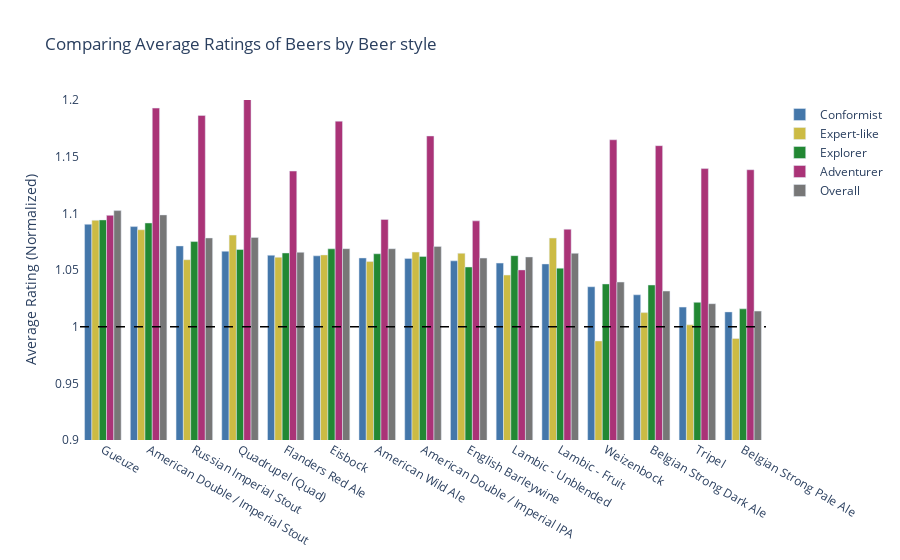

The notebook cell this image was saved under:
### Code cell
# make the plot interactive
fig = go.Figure()

fig.add_trace(go.Bar(
    x=cfm_ratings_by_style_top.index,
    y=cfm_ratings_by_style_top["norm_rating"].values,
    name='Conformist',
    orientation='v',
    marker_color='#4477AA'
))
fig.add_trace(go.Bar(
    x=exp_ratings_by_style_top.index,
    y=exp_ratings_by_style_top["norm_rating"].values,
    name='Expert-like',
    orientation='v',
    marker_color='#CCBB44'
))
fig.add_trace(go.Bar(
    x=xpl_ratings_by_style_top.index,
    y=xpl_ratings_by_style_top["norm_rating"].values,
    name='Explorer',
    orientation='v',
    marker_color='#228833'
))
fig.add_trace(go.Bar(
    x=adv_ratings_by_style_top.index,
    y=adv_ratings_by_style_top["norm_rating"].values,
    name='Adventurer',
    orientation='v',
    marker_color='#AA3377'
))

fig.add_trace(go.Bar(
    x=overall_ratings_by_style_top.index,
    y=overall_ratings_by_style_top["norm_rating"].values,
    name='Overall',
    orientation='v',
    marker_color='#777777'
))

# set y axis to start at 0.9 and end at 1.2
fig.update_yaxes(range=[0.9, 1.2])

# make plot transparent
fig.update_layout(paper_bgcolor='rgba(0,0,0,0)', plot_bgcolor='rgba(0,0,0,0)')

# set the y-axis to be the percentage of ratings
fig.update_layout(yaxis_title="Average Rating (Normalized)")

# set the title
fig.update_layout(title_text="Comparing Average Ratings of Beers by Beer style")

# Change the bar mode
fig.update_layout(barmode='group')

# set lines using axhline
fig.add_hline(y=1, line_width=1.5, line_dash="dash", line_color="black")


# save the plot to html
fig.write_html("top_liked_beer_styles.html")

# show the plot
fig.show()

### Figure 1 — Plotly figure (JSON) as saved in the notebook; plotly's stock layout.template omitted (floating-point values rounded to 4 significant figures)
{"data": [{"marker": {"color": "#4477AA"}, "name": "Conformist", "orientation": "v", "type": "bar", "x": ["Gueuze", "American Double / Imperial Stout", "Russian Imperial Stout", "Quadrupel (Quad)", "Flanders Red Ale", "Eisbock", "American Wild Ale", "American Double / Imperial IPA", "English Barleywine", "Lambic - Unblended", "Lambic - Fruit", "Weizenbock", "Belgian Strong Dark Ale", "Tripel", "Belgian Strong Pale Ale"], "y": [1.09, 1.088, 1.071, 1.067, 1.063, 1.063, 1.061, 1.06, 1.058, 1.056, 1.055, 1.035, 1.028, 1.017, 1.013]}, {"marker": {"color": "#CCBB44"}, "name": "Expert-like", "orientation": "v", "type": "bar", "x": ["Gueuze", "American Double / Imperial Stout", "Quadrupel (Quad)", "Lambic - Fruit", "American Double / Imperial IPA", "English Barleywine", "Eisbock", "Flanders Red Ale", "Russian Imperial Stout", "American Wild Ale", "Lambic - Unblended", "Belgian Strong Dark Ale", "Tripel", "Belgian Strong Pale Ale", "Weizenbock"], "y": [1.094, 1.086, 1.081, 1.078, 1.066, 1.065, 1.063, 1.061, 1.059, 1.057, 1.046, 1.012, 1.002, 0.9896, 0.9874]}, {"marker": {"color": "#228833"}, "name": "Explorer", "orientation": "v", "type": "bar", "x": ["Gueuze", "American Double / Imperial Stout", "Russian Imperial Stout", "Eisbock", "Quadrupel (Quad)", "Flanders Red Ale", "American Wild Ale", "Lambic - Unblended", "American Double / Imperial IPA", "English Barleywine", "Lambic - Fruit", "Weizenbock", "Belgian Strong Dark Ale", "Tripel", "Belgian Strong Pale Ale"], "y": [1.094, 1.092, 1.075, 1.069, 1.068, 1.065, 1.064, 1.063, 1.062, 1.053, 1.052, 1.038, 1.037, 1.021, 1.016]}, {"marker": {"color": "#AA3377"}, "name": "Adventurer", "orientation": "v", "type": "bar", "x": ["Quadrupel (Quad)", "American Double / Imperial Stout", "Russian Imperial Stout", "Eisbock", "American Double / Imperial IPA", "Weizenbock", "Belgian Strong Dark Ale", "Tripel", "Belgian Strong Pale Ale", "Flanders Red Ale", "Gueuze", "American Wild Ale", "English Barleywine", "Lambic - Fruit", "Lambic - Unblended"], "y": [1.215, 1.193, 1.186, 1.181, 1.168, 1.165, 1.16, 1.139, 1.138, 1.137, 1.098, 1.095, 1.093, 1.086, 1.05]}, {"marker": {"color": "#777777"}, "name": "Overall", "orientation": "v", "type": "bar", "x": ["Gueuze", "American Double / Imperial Stout", "Quadrupel (Quad)", "Russian Imperial Stout", "American Double / Imperial IPA", "Eisbock", "American Wild Ale", "Flanders Red Ale", "Lambic - Fruit", "Lambic - Unblended", "English Barleywine", "Weizenbock", "Belgian Strong Dark Ale", "Tripel", "Belgian Strong Pale Ale"], "y": [1.102, 1.099, 1.079, 1.078, 1.071, 1.069, 1.069, 1.066, 1.065, 1.062, 1.061, 1.039, 1.031, 1.02, 1.014]}], "layout": {"barmode": "group", "paper_bgcolor": "rgba(0,0,0,0)", "plot_bgcolor": "rgba(0,0,0,0)", "shapes": [{"line": {"color": "black", "dash": "dash", "width": 1.5}, "type": "line", "x0": 0, "x1": 1, "xref": "x domain", "y0": 1, "y1": 1, "yref": "y"}], "title": {"text": "Comparing Average Ratings of Beers by Beer style"}, "yaxis": {"range": [0.9, 1.2], "title": {"text": "Average Rating (Normalized)"}}}}
